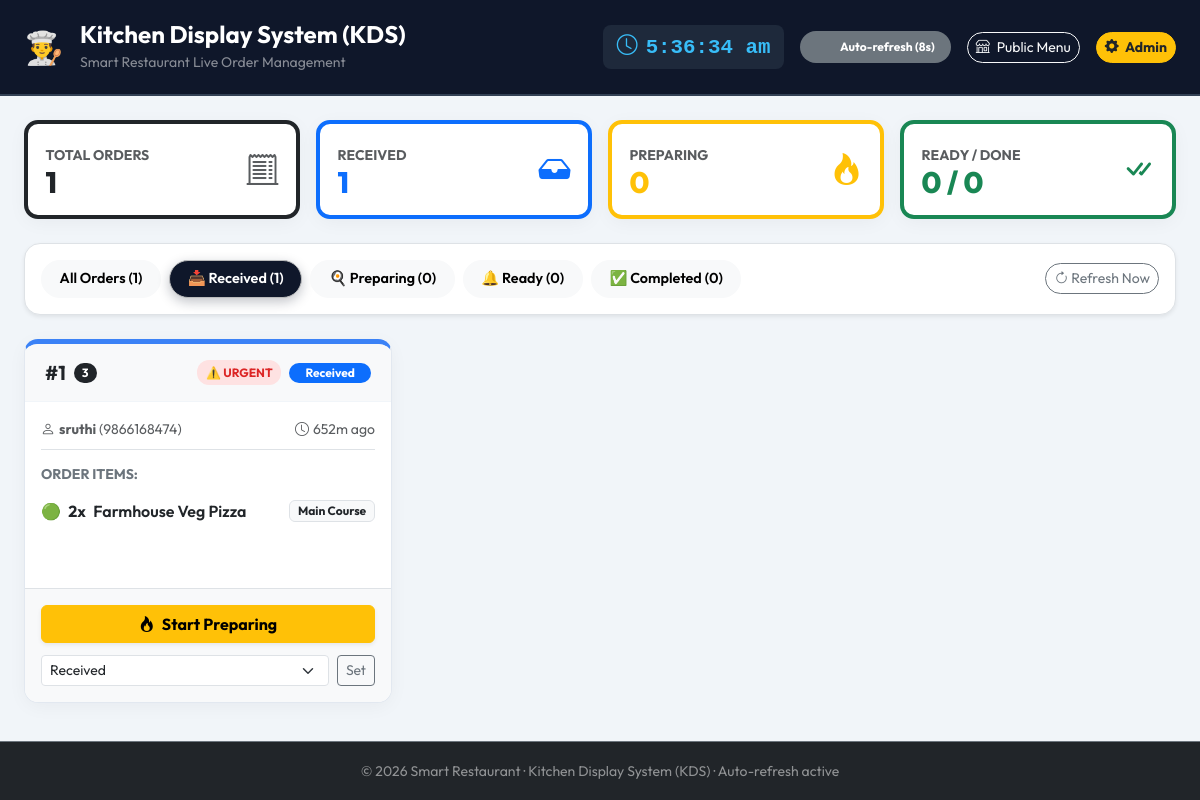
The page /kitchen/?status=Received (signed in) on the database its author committed.
### restaurant_app/models.py (models this page shows, shortened)
class Order(models.Model):
    STATUS_CHOICES = [
        ("Received", "Received"),
        ("Preparing", "Preparing"),
        ("Ready", "Ready"),
        ("Completed", "Completed"),
    ]
    customer_name = models.CharField(max_length=100)
    customer_phone = models.CharField(max_length=15)
    table_number = models.CharField(max_length=20, blank=True)
    total_amount = models.DecimalField(max_digits=10, decimal_places=2)
    status = models.CharField(
        max_length=20,
        choices=STATUS_CHOICES,
        default="Received"
    )
    created_at = models.DateTimeField(auto_now_add=True)
    class Meta:
        ordering = ["-created_at"]
    @property
    def status_badge_class(self):
        mapping = {
            "Received": "bg-primary",
            "Preparing": "bg-warning text-dark",
            "Ready": "bg-info text-dark",
            "Completed": "bg-success",
        }
        return mapping.get(self.status, "bg-secondary")
    @property
    def elapsed_minutes(self):
        delta = timezone.now() - self.created_at
        return max(0, int(delta.total_seconds() // 60))

class OrderItem(models.Model):
    order = models.ForeignKey(
        Order,
        on_delete=models.CASCADE,
        related_name="items"
    )
    menu_item = models.ForeignKey(
        MenuItem,
        on_delete=models.PROTECT
    )
    quantity = models.PositiveIntegerField(default=1)
    price = models.DecimalField(max_digits=8, decimal_places=2)

class MenuItem(models.Model):
    category = models.ForeignKey(
        Category,
        on_delete=models.PROTECT,
        related_name="items"
    )
    name = models.CharField(max_length=150)
    description = models.TextField(blank=True)
    price = models.DecimalField(max_digits=8, decimal_places=2)
    is_vegetarian = models.BooleanField(default=True)
    is_available = models.BooleanField(default=True)
    image_url = models.URLField(blank=True)
    class Meta:
        ordering = ["category__name", "name"]

class Category(models.Model):
    name = models.CharField(max_length=100, unique=True)
    icon = models.CharField(max_length=50, blank=True)
    class Meta:
        verbose_name_plural = "Categories"
        ordering = ["name"]

### restaurant_app/views.py (the view)
# urls.py: path("kitchen/", views.kitchen_dashboard, name="kitchen_dashboard"),
@staff_member_required
def kitchen_dashboard(request):
    status_filter = request.GET.get("status", "").strip()
    orders_qs = Order.objects.prefetch_related("items__menu_item")
    if status_filter in ["Received", "Preparing", "Ready", "Completed"]:
        orders = orders_qs.filter(status=status_filter).order_by("created_at")
    else:
        orders = orders_qs.order_by("-created_at")
    total_orders = Order.objects.count()
    received_count = Order.objects.filter(status="Received").count()
    preparing_count = Order.objects.filter(status="Preparing").count()
    ready_count = Order.objects.filter(status="Ready").count()
    completed_count = Order.objects.filter(status="Completed").count()
    context = {
        "orders": orders,
        "total_orders": total_orders,
        "received_count": received_count,
        "preparing_count": preparing_count,
        "ready_count": ready_count,
        "completed_count": completed_count,
        "active_filter": status_filter,
        "status_choices": [s[0] for s in Order.STATUS_CHOICES],
    }
    return render(
        request,
        "restaurant_app/kitchen_dashboard.html",
        context
    )

### restaurant_app/templates/restaurant_app/kitchen_dashboard.html (shortened to what this page needs)
{% load static %}
<!DOCTYPE html>
<html lang="en">
<head>
    <link href="https://cdn.jsdelivr.net/npm/bootstrap@5.3.3/dist/css/bootstrap.min.css" rel="stylesheet">
    <link href="https://cdn.jsdelivr.net/npm/bootstrap-icons@1.11.3/font/bootstrap-icons.min.css" rel="stylesheet">
    <link rel="stylesheet" href="{% static 'css/style.css' %}">
</head>
<body class="kds-body d-flex flex-column min-vh-100">
    <header class="kitchen-header">
        <div class="container-fluid px-4">
            <div class="d-flex flex-wrap align-items-center justify-content-between gap-3">
                <div class="d-flex align-items-center gap-3">
                    <span class="fs-2">👨‍🍳</span>
                    <div>
                        <h1 class="h4 fw-bold text-white mb-0">Kitchen Display System (KDS)</h1>
                        <small class="text-white-50">Smart Restaurant Live Order Management</small>
                    </div>
                </div>
                <div class="d-flex align-items-center gap-3">
                    <div class="kds-clock">
                        <i class="bi bi-clock"></i>
                        <span id="digitalClock">--:--:--</span>
                    </div>
                    <div class="badge bg-secondary text-white py-2 px-3 rounded-pill d-flex align-items-center gap-2">
                        <span>Auto-refresh (<span id="refreshCountdown">10</span>s)</span>
                    </div>
                    <a href="{% url 'home' %}" class="btn btn-outline-light btn-sm rounded-pill">
                        <i class="bi bi-shop me-1"></i> Public Menu
                    </a>
                    <a href="/admin/" class="btn btn-warning btn-sm rounded-pill fw-bold text-dark">
                        <i class="bi bi-gear-fill me-1"></i> Admin
                    </a>
                </div>
            </div>
        </div>
    </header>
    <main class="container-fluid px-4 my-4 flex-grow-1">
        <section class="row g-3 mb-4">
            <div class="col-6 col-md-3">
                <div class="kds-stat-card border-start border-4 border-dark">
                    <div>
                        <span class="text-muted small fw-bold text-uppercase">Total Orders</span>
                        <div class="kds-stat-val text-dark">{{ total_orders }}</div>
                    </div>
                    <i class="bi bi-receipt-cutoff fs-2 text-muted"></i>
                </div>
            </div>
            <div class="col-6 col-md-3">
                <div class="kds-stat-card border-start border-4 border-primary">
                    <div>
                        <span class="text-muted small fw-bold text-uppercase">Received</span>
                        <div class="kds-stat-val text-primary">{{ received_count }}</div>
                    </div>
                    <i class="bi bi-inbox-fill fs-2 text-primary"></i>
                </div>
            </div>
            <div class="col-6 col-md-3">
                <div class="kds-stat-card border-start border-4 border-warning">
                    <div>
                        <span class="text-muted small fw-bold text-uppercase">Preparing</span>
                        <div class="kds-stat-val text-warning">{{ preparing_count }}</div>
                    </div>
                    <i class="bi bi-fire fs-2 text-warning"></i>
                </div>
            </div>
            <div class="col-6 col-md-3">
                <div class="kds-stat-card border-start border-4 border-success">
                    <div>
                        <span class="text-muted small fw-bold text-uppercase">Ready / Done</span>
                        <div class="kds-stat-val text-success">{{ ready_count }} / {{ completed_count }}</div>
                    </div>
                    <i class="bi bi-check-all fs-2 text-success"></i>
                </div>
            </div>
        </section>
        <section class="d-flex flex-wrap align-items-center justify-content-between gap-3 mb-4 bg-white p-3 rounded-4 shadow-sm border">
            <div class="d-flex flex-wrap gap-2">
                <a href="{% url 'kitchen_dashboard' %}" class="filter-tab-btn btn btn-light {% if not active_filter %}active{% endif %}">
                    All Orders ({{ total_orders }})
                </a>
                <a href="{% url 'kitchen_dashboard' %}?status=Received" class="filter-tab-btn btn btn-light {% if active_filter == 'Received' %}active{% endif %}">
                    📥 Received ({{ received_count }})
                </a>
                <a href="{% url 'kitchen_dashboard' %}?status=Preparing" class="filter-tab-btn btn btn-light {% if active_filter == 'Preparing' %}active{% endif %}">
                    🍳 Preparing ({{ preparing_count }})
                </a>
                <a href="{% url 'kitchen_dashboard' %}?status=Ready" class="filter-tab-btn btn btn-light {% if active_filter == 'Ready' %}active{% endif %}">
                    🔔 Ready ({{ ready_count }})
                </a>
                <a href="{% url 'kitchen_dashboard' %}?status=Completed" class="filter-tab-btn btn btn-light {% if active_filter == 'Completed' %}active{% endif %}">
                    ✅ Completed ({{ completed_count }})
                </a>
            </div>
            <div>
                <a href="{% url 'kitchen_dashboard' %}" class="btn btn-outline-secondary btn-sm rounded-pill">
                    <i class="bi bi-arrow-clockwise"></i> Refresh Now
                </a>
            </div>
        </section>
        <section class="row g-4">
            {% for order in orders %}
                <div class="col-12 col-md-6 col-xl-4">
                    <div class="kds-card status-{{ order.status|lower }} h-100 d-flex flex-column">
                        <div class="kds-card-head bg-light">
                            <div class="d-flex align-items-center gap-2">
                                <span class="h5 fw-bold mb-0 text-dark">#{{ order.id }}</span>
                                {% if order.table_number %}
                                    <span class="badge bg-dark text-white rounded-pill px-2 py-1">
                                        {{ order.table_number }}
                                    </span>
                                {% else %}
                                    <span class="badge bg-secondary rounded-pill px-2 py-1">Takeaway</span>
                                {% endif %}
                            </div>
                            <div class="d-flex align-items-center gap-2">
                                {% if order.elapsed_minutes >= 20 and order.status != 'Completed' %}
                                    <span class="urgent-badge">⚠️ URGENT</span>
                                {% endif %}
                                <span class="badge {{ order.status_badge_class }} rounded-pill px-3 py-1">
                                    {{ order.status }}
                                </span>
                            </div>
                        </div>
                        <div class="p-3 flex-grow-1">
                            <div class="d-flex justify-content-between small text-muted mb-3 border-bottom pb-2">
                                <div>
                                    <i class="bi bi-person me-1"></i><strong>{{ order.customer_name }}</strong> ({{ order.customer_phone }})
                                </div>
                                <div>
                                    <i class="bi bi-clock me-1"></i>{{ order.elapsed_minutes }}m ago
                                </div>
                            </div>
                            <h6 class="small fw-bold text-uppercase text-secondary mb-2">Order Items:</h6>
                            <ul class="list-group list-group-flush mb-3">
                                {% for item in order.items.all %}
                                    <li class="list-group-item px-0 py-2 d-flex justify-content-between align-items-center">
                                        <div>
                                            {% if item.menu_item.is_vegetarian %}
                                                <span title="Vegetarian">🟢</span>
                                            {% else %}
                                                <span title="Non-Vegetarian">🔴</span>
                                            {% endif %}
                                            <span class="fw-bold fs-6 ms-1">{{ item.quantity }}x</span>
                                            <span class="ms-1 fw-semibold">{{ item.menu_item.name }}</span>
                                        </div>
                                        <span class="badge bg-light text-dark border">
                                            {{ item.menu_item.category.name }}
                                        </span>
                                    </li>
                                {% endfor %}
                            </ul>
                        </div>
                        <div class="p-3 bg-light border-top">
                            <form method="POST" action="{% url 'update_order_status' order.id %}" class="d-flex flex-column gap-2">
                                {% if order.status == 'Received' %}
                                    <button type="submit" name="status" value="Preparing" class="btn btn-warning w-100 fw-bold shadow-sm">
                                        <i class="bi bi-fire me-1"></i> Start Preparing
                                    </button>
                                {% elif order.status == 'Preparing' %}
                                    <button type="submit" name="status" value="Ready" class="btn btn-info w-100 fw-bold shadow-sm text-dark">
                                        <i class="bi bi-bell-fill me-1"></i> Mark as Ready
                                    </button>
                                {% elif order.status == 'Ready' %}
                                    <button type="submit" name="status" value="Completed" class="btn btn-success w-100 fw-bold shadow-sm">
                                        <i class="bi bi-check-circle-fill me-1"></i> Complete Order
                                    </button>
                                {% else %}
                                    <div class="text-center text-success small fw-bold py-1">
                                        <i class="bi bi-check-all fs-5 me-1"></i> Order Completed &amp; Served
                                    </div>
                                {% endif %}
                                <div class="d-flex gap-2 align-items-center mt-1">
                                    <select name="status" class="form-select form-select-sm" aria-label="Change Status">
                                        <option value="Received" {% if order.status == 'Received' %}selected{% endif %}>Received</option>
                                    </select>
                                    <button type="submit" class="btn btn-sm btn-outline-secondary">
                                        Set
                                    </button>
                                </div>
                            </form>
                        </div>
                    </div>
                </div>
            {% endfor %}
        </section>
    </main>
    <footer class="bg-dark text-white-50 text-center py-3 border-top border-secondary mt-auto">
        <small>© 2026 Smart Restaurant · Kitchen Display System (KDS) · Auto-refresh active</small>
    </footer>
</body>
</html>

### rows shown on the page
Order: id "1", table_number "3", shows "⚠️ URGENT", status "Received", customer_name "sruthi", customer_phone "9866168474", elapsed_minutes "652", shows "Start Preparing"
OrderItem: quantity "2", menu_item.name "Farmhouse Veg Pizza", menu_item.category.name "Main Course"

### other values the page prints
{{ total_orders }} "1"
{{ received_count }} "1"
{{ preparing_count }} "0"
{{ ready_count }} "0"
{{ completed_count }} "0"
